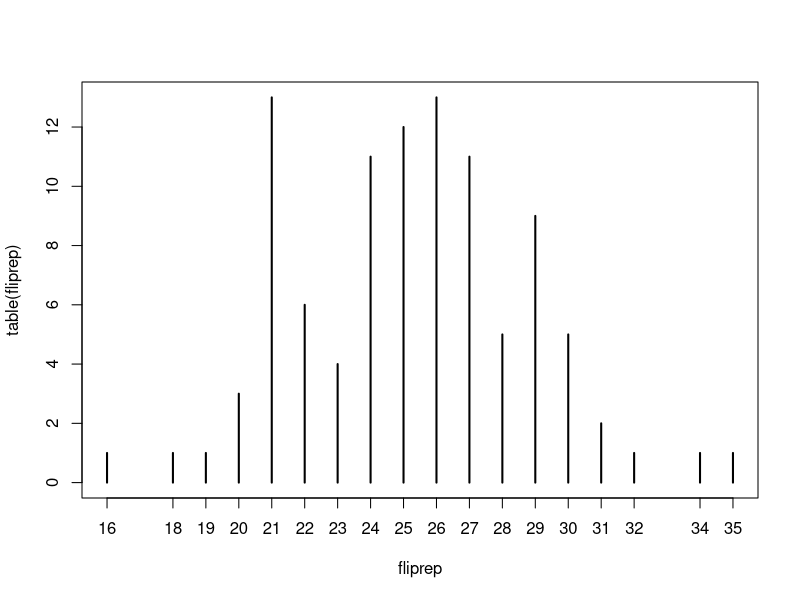
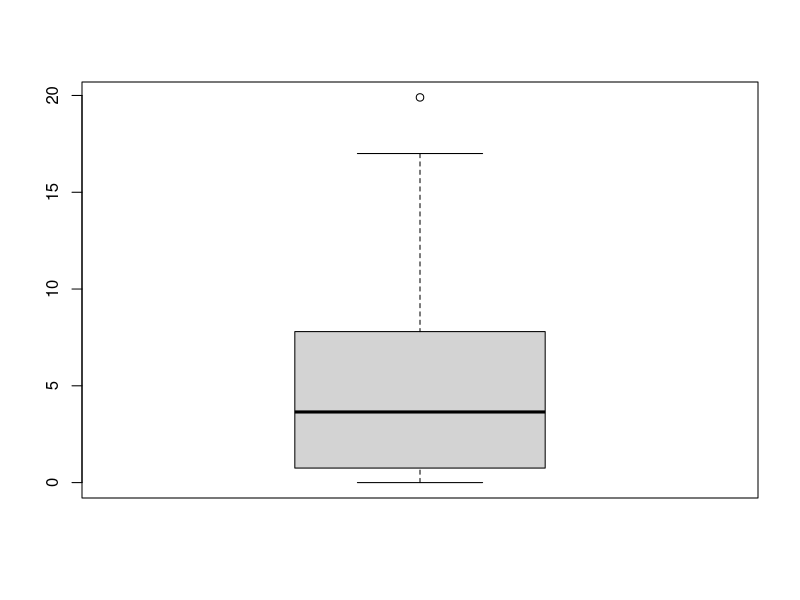
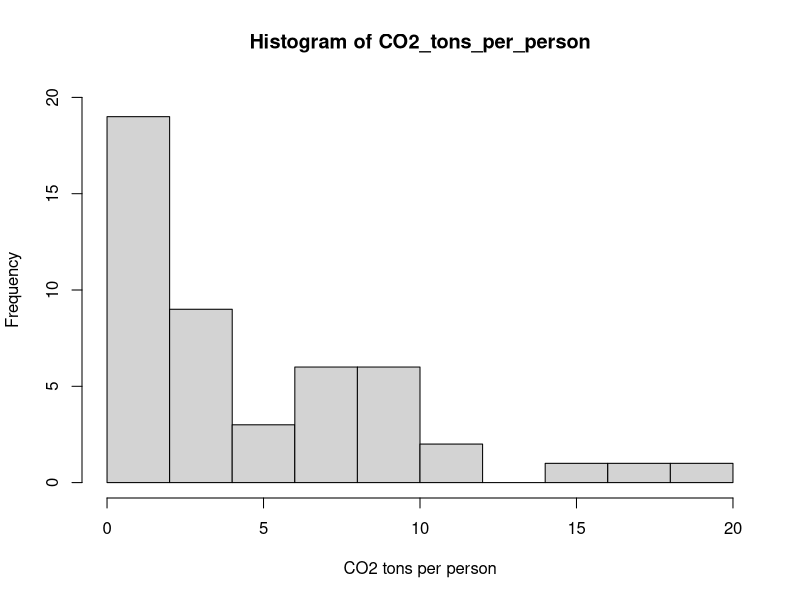

Recreate these plots in R, in order.
### Problem 1 
fp = 0.5 #probability of head for a fair coin
flip50 <- rbinom(50, 1, fp)
flip500 <- rbinom(500, 1, fp)
flip5000 <- rbinom(5000, 1, fp)
table(flip50)/50
table(flip500)/500
table(flip5000)/5000

up = 0.57 #probability of head for an unfair coin
flip50 <- rbinom(50, 1, up)
flip500 <- rbinom(500, 1, up)
flip5000 <- rbinom(5000, 1, up)
table(flip50)/50
table(flip500)/500
table(flip5000)/5000

#a coin flipping experiment of 50 flips of a fair coin that is replicated 100 times
fliprep <- rbinom(100, 50, fp)
plot(table(fliprep))


### Problem 2 
require(grid)
require(VennDiagram)
Months <- c("Jan", "Feb", "Mar", "Apr", "May", "Jun", "Jul", "Aug", "Sep", "Oct", "Nov", "Dec")
r <- c("Jan", "Feb", "Mar", "Apr", "Sep", "Oct", "Nov", "Dec")
L <- c("Jan", "Mar", "May", "Jul", "Aug", "Oct", "Dec")
RintersectL <- intersect(r,L)
# a) What is the probability of r?
P_r <- length(r)/length(Months)
# b) What is the probability of RintersectL?
P_RintersectL <- length(RintersectL)/length(Months)
# c) What is P(r|L)?
P_RcondL <- length(RintersectL)/length(L)
# Make a Venn diagram
venn.diagram(list(M=Months, R=r, L=L),fill = c("white","red", "blue"), alpha = c(0.2, 0.5, 0.5), cat.fontface = 4, lty = 1, filename = "RL.tiff")


### Problem 3
# probability for making three points in different scenarios:
# a) shooting a single three-point shot:
P3_1 = 0.358
# b) shooting three free throws 
Pf_3 = 1 - pbinom(1, 3, 0.748)
# c) shooting a two-point field goal and a free throw
P2f = 0.473 * 0.748


### Problem 4
CCO2 <- read.csv("Country+CO2.csv", header=T, sep=",")
boxplot(CCO2$CO2_tons_per_person)
summary(CCO2$CO2_tons_per_person)
sd(CCO2$CO2_tons_per_person)

# order the data
CCO2[order(CCO2$CO2_tons_per_person, decreasing=T),]

# plot the histogram
hist(CCO2$CO2_tons_per_person, main="Histogram of CO2_tons_per_person", xlab="CO2 tons per person",breaks=10, ylim=c(0,20))
